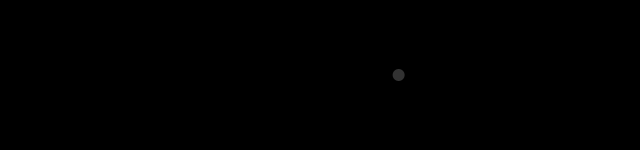
Frame 1 (no input)
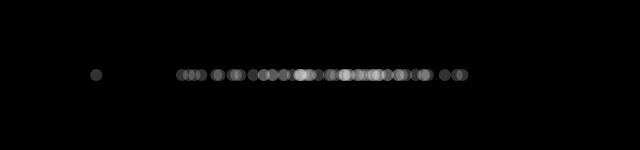
Frame 60 (the mouse pressed at the canvas centre just before this capture)
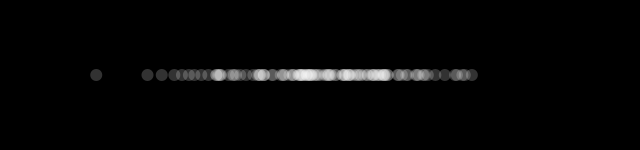
Frame 120 (the mouse held since frame 60 and released just before this capture)

The Processing sketch that drew these frames (run headless with seeded random() and noise(); from frame 60 on, the mouse is pressed at the canvas centre):

// Processing sketch: normal_dist_1d
// ── normal_dist_1d.pde
import java.util.Random;

Random generator;
float stdev;
float mean;
  
void setup() {
  size(640,150);
  generator = new Random();
  background(0);
  
  stdev = 75;
  mean = width/2;
}

void draw() {
   float num = (float) generator.nextGaussian();
   fill(255, 50);
   noStroke();
   ellipse(num*stdev + mean, height/2, 12, 12);
}
